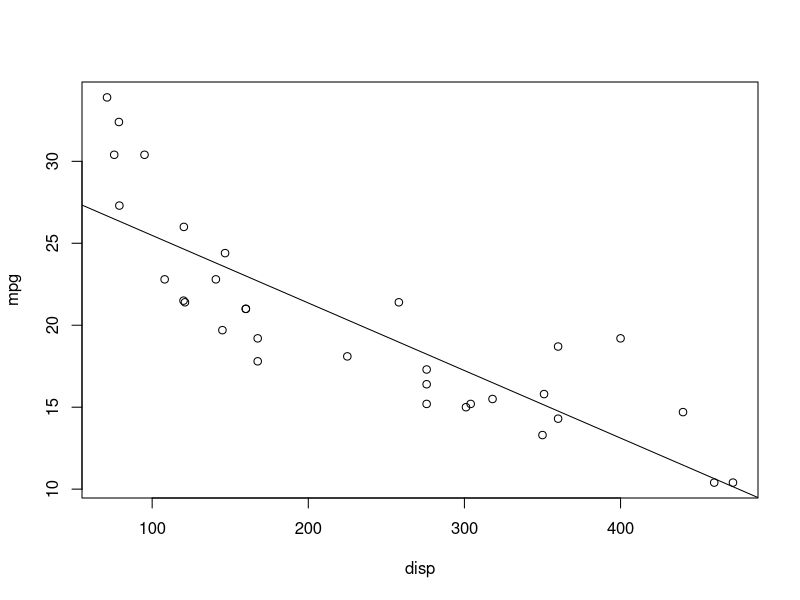
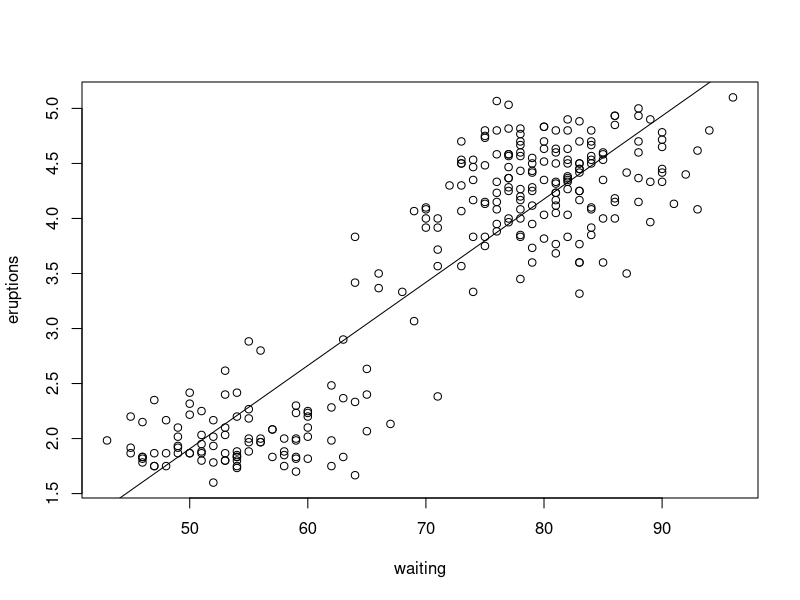

Recreate these plots in R, in order.
## ---- chunk 1
# This page is located at: https://greg1717.github.io/p09_dev_data_prod/course_proj_pres_gergely.html
knitr::opts_chunk$set(echo = TRUE)
mpgData <- mtcars[, c("mpg", "disp")]
faithfulData <- faithful
## ---- chunk 2
head(mtcars[, c("mpg", "disp")], 2)
## ---- chunk 3
head(faithful, 2)
## ---- chunk 4
plot(mpg ~ disp, data = mpgData)
lm1 <- lm(mpg ~ disp, data = mtcars)
abline(lm1)
## ---- chunk 5
plot(eruptions ~ waiting, data = faithfulData)
lm1 <- lm(eruptions ~ waiting, data = faithfulData)
abline(lm1)
